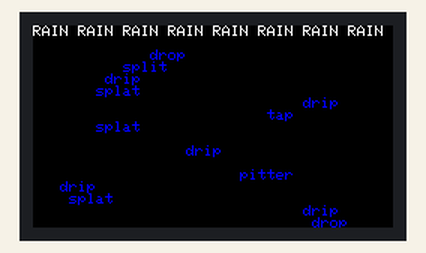
Simulated run of this sketch. Board: ESP32. Parts: 240×135 colour display. Random numbers use the default seed unless the sketch sets one.

Above: at 0.3 s.

The sketch:

Module1_poem.ino
```cpp
/**
 *@author ChangSu Nam
 *@UNI cn2521
 *@Since Module 1, February 2021
 *
 *This code displays poetry only consisting of onomatopoeia that describes rain.
 *The poem to be created is a visual poem that symbolizes rain falling from cloud.
 *
 *Make sure all the display driver and pin connections are correct by
 *editing the User_Setup.h file in the TFT_eSPI library folder.
 *
 *Note that yield() or delay(0) must be called in long duration for/while
 *loops to stop the ESP8266 watchdog triggering.
 *
 #########################################################################
 ###### DON'T FORGET TO UPDATE THE User_Setup.h FILE IN THE LIBRARY ######
 #########################################################################
 *
 *
 *
 **/


#include <TFT_eSPI.h> // Graphics and font library for ST7735 driver chip
#include <SPI.h>

TFT_eSPI tft = TFT_eSPI();  // Invoke library, pins defined in User_Setup.h

/**
 * onomatopoia the array of onomatopoeia and a blank space.
 * spaceLength the maximum length of the empty space that will fit the onomatopoeia on the screen when font size is 1
 */
char *onomatopoeia[] = {"drip ", "drop ", "split ", "splat ", "tap ", "pitter ", "patter ", ""}; //8 string elements, random number creater needs to create 0 to 7.
int spaceLength = 0;

void setup(void) {
  tft.init();
  tft.setRotation(1);
}


/**
 * This function  returns one of the string from the array of onomatopoeia.
 * It sets spaceLength as (40 - length of chosen onomatopoeia).
 * Note that 40 was used because 40 characters fits the in one line for screen size of 160 * 128, when font size is 1
 *
 * @param randomNumber the random number created to choose which word to return from the array of onomatopoeia.
 * @return onomatopoeia the string of onomatopoeia
 */
char* createWords(int randomNumber){
    if(randomNumber == 0){
      spaceLength = 35;
     return onomatopoeia[0];
    }
    if(randomNumber == 1){
         spaceLength = 35;
         return onomatopoeia[1];
    }
    if(randomNumber == 2){
      spaceLength = 34;
          return onomatopoeia[2];
    }
    if(randomNumber == 3){
       spaceLength = 34;
         return onomatopoeia[3];
    }
    if(randomNumber == 4){
       spaceLength = 36;
            return onomatopoeia[4];
    }
    if(randomNumber == 5){
       spaceLength = 33;
            return onomatopoeia[5];
    }
    if(randomNumber == 6){
       spaceLength = 33;
           return onomatopoeia[6];
    }
     if(randomNumber == 7){
           spaceLength = 40;
           return onomatopoeia[7];
    }

}

/**
 * This function returns empty space, the length of the space is determined randomly.
 * Using random(maxLen), it creates a number from 0 to maxLen, which was then used in for loop to add empty spaces.
 *
 * @param maxLen the maximum length of the empty string
 * @return str the string of empty spaces
 *
 */
String createSpace(int maxLen){
  String str = "";
  int randomNumber = random(maxLen);
  for(int i = 0; i < randomNumber; i++) {
        str += " ";
    }
    return str;

}


void loop(){
  /**
   * Setting for the Background of the screen.
   * Color of background is set to black.
   */
  tft.fillScreen(TFT_BLACK);

  /**
   * Setting for the title of the poem.
   * Color of the text is set to white, and the size of the font is set to 1.
   * As a visual poem, the title represents the cloud in the sky.
   */
  tft.setTextColor(TFT_WHITE,TFT_BLACK);  tft.setTextSize(1);
  tft.println("RAIN RAIN RAIN RAIN RAIN RAIN RAIN RAIN ");


  /**
   * Setting for the content of the poem.
   * Color of the text is set to blue, and the size of the font is set to 1.
   * As a visual poem, the title represents the rain falling from the sky
   */
  tft.setTextColor(TFT_BLUE,TFT_BLACK);  tft.setTextSize(1);

   /**
    * For font size of 1, 16 lines of 40 characters fill the entire screen for TTGO with size 160*128.
    * The for loop below prints 16 lines in total, filling up the whole screen.
    * On each line, empty spaces of random sizes are printed first with print(). Then the onomatopoeia chosen '
    * randomly is printed with println().
    *
    * As a result, on each line, one onomatopoeia are printed anywhere between the beginning or the end of the line.
    * The word chosen, and the location of the word is generated by the code randomly. The content of the poem is different each time the code compiles.
    */

     for(int i=0; i< 16;i++){
        int randomNumberForWord = random(8);
        String poemToBePrinted = createWords(randomNumberForWord);
        tft.print(createSpace(spaceLength));
        tft.println(poemToBePrinted);
   }


//tft.println("                                        "); // 40 characters fit in one line when font size is 1
//tft.println("                                        ");
//tft.println("                                        ");
//tft.println("                                        ");
//tft.println("                                        ");
//tft.println("                                        ");
//tft.println("                                        ");
//tft.println("                                        ");
//tft.println("                                        ");
//tft.println("                                        ");
//tft.println("                                        ");
//tft.println("                                        ");
//tft.println("                                        ");
//tft.println("                                        ");
//tft.println("                                        ");
//tft.println("                                        ");//16 lines for font size 1


   while(1) yield();
}
```
